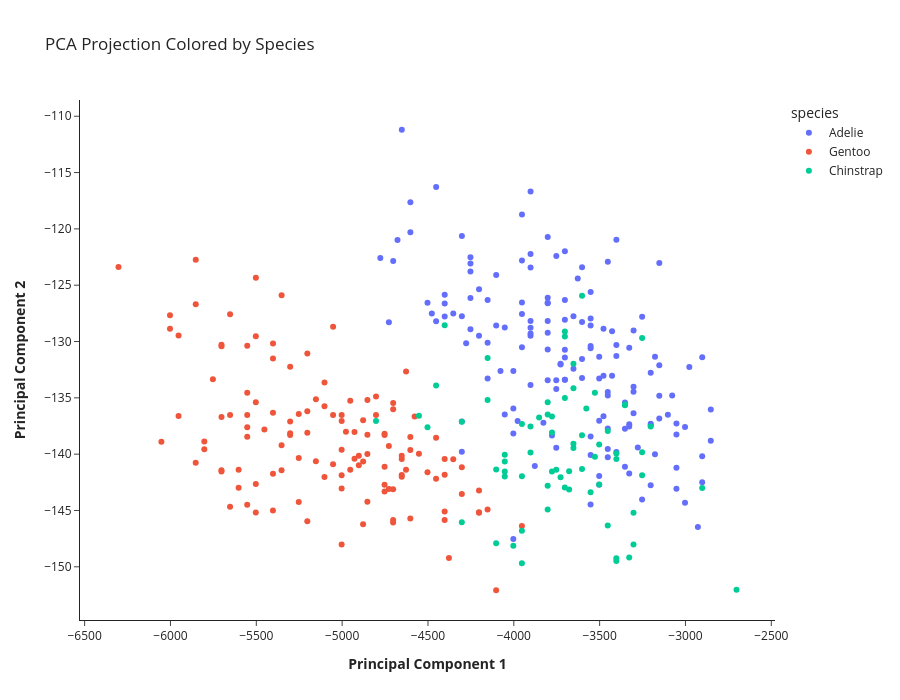

Notebook code for this chart:
### Code cell
from pyspark.ml.feature import PCA

pca = PCA(k=2, inputCol="features", outputCol="pcaFeatures")
pca_model = pca.fit(data)
projected = pca_model.transform(data)
pdf_proj = projected.toPandas()

pdf_proj["x"] = pdf_proj["pcaFeatures"].apply(lambda v: float(v[0]))
pdf_proj["y"] = pdf_proj["pcaFeatures"].apply(lambda v: float(v[1]))

fig = px.scatter(pdf_proj, x="x", y="y", color="species", title="PCA Projection Colored by Species")
fig.update_layout(template="simple_white",
                  width=900, 
                  height=700,
                  )
fig.update_xaxes(title_text="<b>Principal Component 1</b>")
fig.update_yaxes(title_text="<b>Principal Component 2</b>")
fig.show()

### Figure 1 — Plotly figure (JSON) as saved in the notebook; plotly's stock layout.template omitted (floating-point values rounded to 4 significant figures; data arrays with more than 128 entries replaced by an {"elided": "..."} marker saying what was removed)
{"data": [{"hovertemplate": "species=Adelie<br>x=%{x}<br>y=%{y}<extra></extra>", "legendgroup": "Adelie", "marker": {"color": "#636efa", "symbol": "circle"}, "mode": "markers", "name": "Adelie", "orientation": "v", "showlegend": true, "type": "scatter", "x": {"elided": "151 float values"}, "xaxis": "x", "y": {"elided": "151 float values"}, "yaxis": "y"}, {"hovertemplate": "species=Gentoo<br>x=%{x}<br>y=%{y}<extra></extra>", "legendgroup": "Gentoo", "marker": {"color": "#EF553B", "symbol": "circle"}, "mode": "markers", "name": "Gentoo", "orientation": "v", "showlegend": true, "type": "scatter", "x": [-4503.0, -5703.0, -4453.0, -5703.0, -5403.0, -4553.0, -4803.0, -5203.0, -4403.0, -5153.0, -4653.0, -5553.0, -4653.0, -5853.0, -4203.0, -5853.0, -4153.0, -6303.0, -4803.0, -5353.0, -5703.0, -5003.0, -4403.0, -5053.0, -5003.0, -5103.0, -4103.0, -5653.0, -4603.0, -5553.0, -5253.0, -4703.0, -5053.0, -6053.0, -5153.0, -5403.0, -4953.0, -5253.0, -4353.0, -5353.0, -3953.0, -5703.0, -4303.0, -4753.0, -5553.0, -4903.0, -4203.0, -5403.0, -5103.0, -5303.0, -4853.0, -5303.0, -4403.0, -5003.0, -4903.0, -5053.0, -4303.0, -5003.0, -4453.0, -5553.0, -4203.0, -5303.0, -4403.0, -5653.0, -4703.0, -5703.0, -4653.0, -5803.0, -4703.0, -5553.0, -4753.0, -5003.0, -5103.0, -5203.0, -4703.0, -5803.0, -4603.0, -6003.0, -4753.0, -5953.0, -4628.0, -5453.0, -4728.0, -5353.0, -4753.0, -5603.0, -4603.0, -5303.0, -4878.0, -5553.0, -4953.0, -5403.0, -4753.0, -5653.0, -4853.0, -5203.0, -4928.0, -4878.0, -4628.0, -5253.0, -4853.0, -5603.0, -4978.0, -5503.0, -4728.0, -5503.0, -4703.0, -5503.0, -4578.0, -5503.0, -5003.0, -5953.0, -4653.0, -5503.0, -4378.0, -5853.0, -4878.0, -6003.0, -4928.0, -4853.0, -5753.0, -5203.0, -5403.0], "xaxis": "x", "y": [-141.6, -141.5, -142.2, -130.3, -131.5, -140.0, -136.5, -138.1, -140.4, -135.1, -140.4, -130.4, -141.9, -122.7, -145.2, -126.7, -144.9, -123.4, -134.9, -139.2, -130.4, -137.1, -145.1, -136.5, -136.5, -135.7, -152.1, -127.6, -139.6, -134.5, -140.3, -135.4, -128.7, -138.9, -140.6, -136.3, -135.3, -136.4, -140.5, -125.9, -146.4, -136.7, -143.5, -143.3, -136.5, -140.1, -145.2, -141.7, -133.6, -132.2, -135.2, -138.1, -141.8, -148.0, -141.0, -140.9, -141.2, -141.9, -138.6, -138.4, -143.2, -138.3, -145.8, -144.7, -145.8, -141.4, -142.0, -138.9, -146.1, -137.6, -142.7, -143.0, -142.0, -136.2, -143.1, -139.6, -138.5, -127.7, -141.1, -129.5, -141.4, -137.8, -139.3, -141.4, -138.2, -141.4, -145.7, -137.1, -137.0, -144.5, -141.4, -145.0, -138.3, -136.5, -138.3, -146.0, -140.4, -146.2, -132.7, -144.2, -144.2, -143.0, -138.0, -142.7, -143.1, -129.5, -136.0, -135.4, -136.7, -124.3, -139.6, -136.6, -140.2, -145.2, -149.2, -140.8, -140.6, -128.9, -138.0, -140.0, -133.4, -131.1, -130.2], "yaxis": "y"}, {"hovertemplate": "species=Chinstrap<br>x=%{x}<br>y=%{y}<extra></extra>", "legendgroup": "Chinstrap", "marker": {"color": "#00cc96", "symbol": "circle"}, "mode": "markers", "name": "Chinstrap", "orientation": "v", "showlegend": true, "type": "scatter", "x": [-3503.0, -3903.0, -3653.0, -3528.0, -3728.0, -3953.0, -3252.0, -3753.0, -4153.0, -3703.0, -3803.0, -3778.0, -3703.0, -4053.0, -3578.0, -4053.0, -3303.0, -3703.0, -3453.0, -4403.0, -3602.0, -3403.0, -2903.0, -3803.0, -3303.0, -4153.0, -3403.0, -3803.0, -3703.0, -4553.0, -3203.0, -4303.0, -3353.0, -4103.0, -3603.0, -3903.0, -3853.0, -4803.0, -2703.0, -4503.0, -3953.0, -3653.0, -3553.0, -3503.0, -3678.0, -4453.0, -3403.0, -4303.0, -3253.0, -3678.0, -3328.0, -3953.0, -3603.0, -4053.0, -3353.0, -3453.0, -3253.0, -4053.0, -3803.0, -3528.0, -3953.0, -3653.0, -3653.0, -4003.0, -3403.0, -3778.0, -4103.0, -3778.0], "xaxis": "x", "y": [-139.1, -137.5, -139.1, -134.5, -142.1, -137.3, -129.7, -141.4, -131.5, -143.0, -135.4, -138.1, -129.6, -140.6, -135.9, -140.0, -148.0, -129.1, -137.9, -128.6, -125.9, -140.4, -143.0, -136.5, -145.2, -135.2, -149.5, -142.8, -135.0, -136.6, -137.5, -137.1, -135.7, -141.4, -141.3, -139.8, -136.7, -137.1, -152.0, -137.6, -149.7, -132.0, -143.4, -142.7, -141.5, -133.9, -139.9, -146.0, -139.8, -143.1, -149.2, -142.0, -138.3, -142.0, -135.6, -146.3, -141.9, -141.5, -144.9, -140.2, -146.8, -134.1, -139.4, -148.1, -149.2, -136.7, -147.9, -141.5], "yaxis": "y"}], "layout": {"height": 700, "legend": {"title": {"text": "species"}, "tracegroupgap": 0}, "title": {"text": "PCA Projection Colored by Species"}, "width": 900, "xaxis": {"anchor": "y", "domain": [0, 1], "title": {"text": "<b>Principal Component 1</b>"}}, "yaxis": {"anchor": "x", "domain": [0, 1], "title": {"text": "<b>Principal Component 2</b>"}}}}
